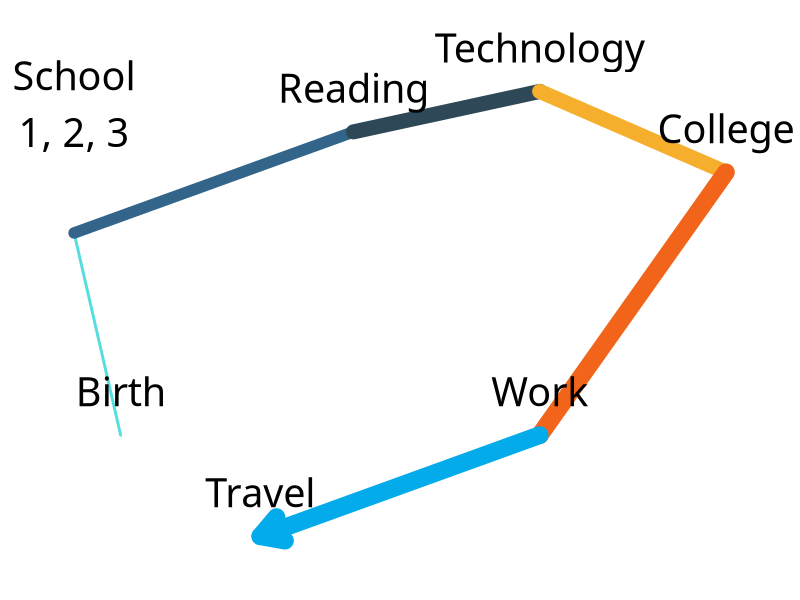
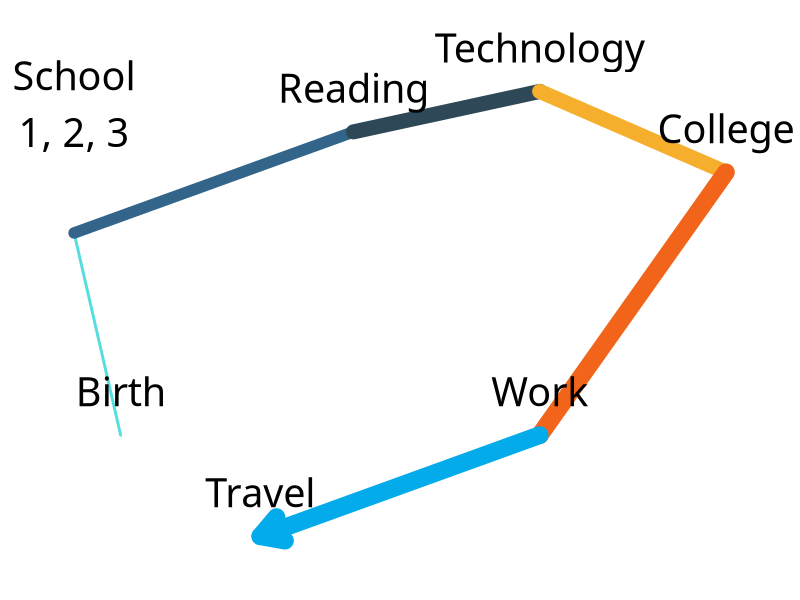

R code for these plots, in order:
library(tidyverse)
library(ggforce)

minard_data <- tibble::tibble(
  lat = c(5, 4, 10, 14, 18, 14, 8),
  long = c(10, 20, 25, 27, 23, 10, 5),
  size = c(1, 2, 3, 3, 4, 4, 4),
  color = c("#55DDE0", "#33658A", "#2F4858", "#F6AE2D", "#f26419", "#04abeb", "#040404"),
  label = c("Birth", "School\n1, 2, 3", "Reading", "Technology", "College", "Work", "Travel")
)

ggplot(minard_data, aes(x = lat, y = long, color = color)) +
  geom_path(aes(size = size, group = 1),
            lineend = "round",
            arrow = arrow()) +
  geom_text(aes(label = label), vjust = -1, size = 10, family = "Tisa Sans Pro",
            color = "black") +
  scale_color_identity() +
  coord_cartesian(clip = "off") +
  # DGThemes::theme_duncan() +
  theme_void() +
  theme(legend.position = "none",
        plot.margin = margin(50, 30, 30, 30))

ggsave(here::here("images/random_life_plot.png"),
       bg = "white",
       width = 10,
       height = 10)
